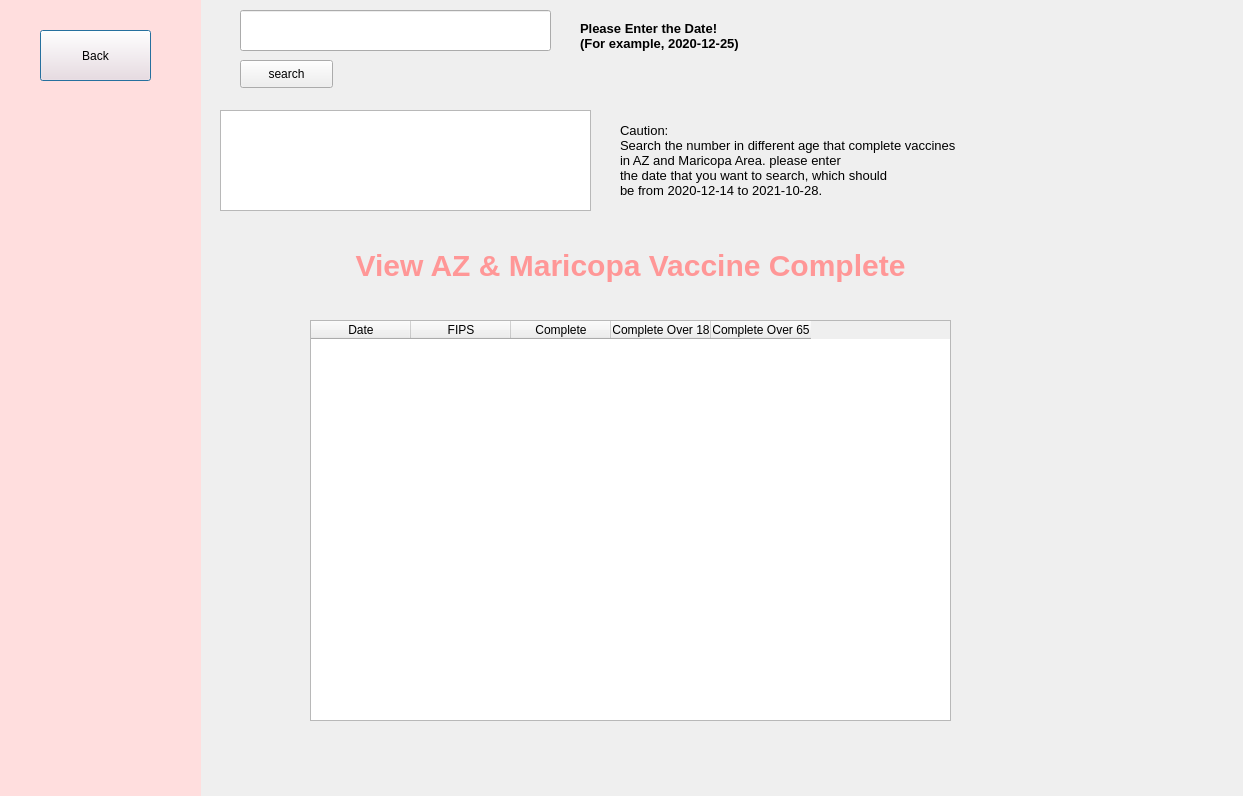
<?xml version="1.0" encoding="UTF-8"?>
<ui version="4.0">
 <class>Dialog</class>
 <widget class="QDialog" name="Dialog">
  <property name="geometry">
   <rect>
    <x>0</x>
    <y>0</y>
    <width>1243</width>
    <height>796</height>
   </rect>
  </property>
  <property name="windowTitle">
   <string>Dialog</string>
  </property>
  <widget class="QTableWidget" name="tableWidget">
   <property name="geometry">
    <rect>
     <x>310</x>
     <y>320</y>
     <width>641</width>
     <height>401</height>
    </rect>
   </property>
   <property name="columnCount">
    <number>5</number>
   </property>
   <column>
    <property name="text">
     <string>Date</string>
    </property>
   </column>
   <column>
    <property name="text">
     <string>FIPS</string>
    </property>
   </column>
   <column>
    <property name="text">
     <string>Complete</string>
    </property>
   </column>
   <column>
    <property name="text">
     <string>Complete Over 18</string>
    </property>
   </column>
   <column>
    <property name="text">
     <string>Complete Over 65</string>
    </property>
   </column>
  </widget>
  <widget class="QWidget" name="widget" native="true">
   <property name="geometry">
    <rect>
     <x>0</x>
     <y>0</y>
     <width>201</width>
     <height>851</height>
    </rect>
   </property>
   <property name="styleSheet">
    <string notr="true">
background-color: rgb(255, 222, 222);</string>
   </property>
   <widget class="QPushButton" name="backbutton10">
    <property name="geometry">
     <rect>
      <x>40</x>
      <y>30</y>
      <width>111</width>
      <height>51</height>
     </rect>
    </property>
    <property name="text">
     <string>Back</string>
    </property>
   </widget>
  </widget>
  <widget class="QLabel" name="label">
   <property name="geometry">
    <rect>
     <x>330</x>
     <y>220</y>
     <width>601</width>
     <height>91</height>
    </rect>
   </property>
   <property name="styleSheet">
    <string notr="true">font-size: 30px;
font: bold;
color: rgb(255, 222, 222);
color: rgb(255, 151, 151);</string>
   </property>
   <property name="text">
    <string>View AZ &amp; Maricopa Vaccine Complete</string>
   </property>
   <property name="alignment">
    <set>Qt::AlignCenter</set>
   </property>
  </widget>
  <widget class="QTextBrowser" name="textBrowser3">
   <property name="geometry">
    <rect>
     <x>220</x>
     <y>110</y>
     <width>371</width>
     <height>101</height>
    </rect>
   </property>
  </widget>
  <widget class="QPushButton" name="searchbutton3">
   <property name="geometry">
    <rect>
     <x>240</x>
     <y>60</y>
     <width>93</width>
     <height>28</height>
    </rect>
   </property>
   <property name="text">
    <string>search</string>
   </property>
  </widget>
  <widget class="QLineEdit" name="lineEdit3_1">
   <property name="geometry">
    <rect>
     <x>240</x>
     <y>10</y>
     <width>311</width>
     <height>41</height>
    </rect>
   </property>
   <property name="text">
    <string/>
   </property>
  </widget>
  <widget class="QLabel" name="label_2">
   <property name="geometry">
    <rect>
     <x>620</x>
     <y>100</y>
     <width>441</width>
     <height>121</height>
    </rect>
   </property>
   <property name="font">
    <font>
     <pointsize>10</pointsize>
    </font>
   </property>
   <property name="text">
    <string>Caution: 
Search the number in different age that complete vaccines 
in AZ and Maricopa Area. please enter 
the date that you want to search, which should 
be from 2020-12-14 to 2021-10-28.</string>
   </property>
  </widget>
  <widget class="QLabel" name="label_3">
   <property name="geometry">
    <rect>
     <x>580</x>
     <y>10</y>
     <width>341</width>
     <height>51</height>
    </rect>
   </property>
   <property name="font">
    <font>
     <pointsize>10</pointsize>
     <weight>75</weight>
     <bold>true</bold>
    </font>
   </property>
   <property name="text">
    <string>Please Enter the Date! 
(For example, 2020-12-25)</string>
   </property>
  </widget>
 </widget>
 <resources/>
 <connections/>
</ui>
